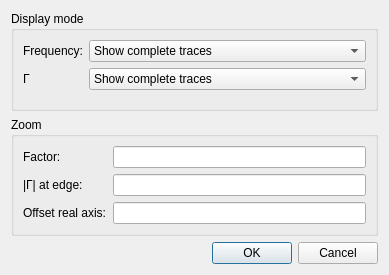
<?xml version="1.0" encoding="UTF-8"?>
<ui version="4.0">
 <class>PolarChartDialog</class>
 <widget class="QDialog" name="PolarChartDialog">
  <property name="geometry">
   <rect>
    <x>0</x>
    <y>0</y>
    <width>389</width>
    <height>275</height>
   </rect>
  </property>
  <property name="windowTitle">
   <string>Polart Chart Setup</string>
  </property>
  <property name="modal">
   <bool>true</bool>
  </property>
  <layout class="QVBoxLayout" name="verticalLayout_4">
   <item>
    <layout class="QHBoxLayout" name="horizontalLayout_2" stretch="0">
     <item>
      <layout class="QVBoxLayout" name="verticalLayout_3">
       <item>
        <widget class="QGroupBox" name="groupBox_2">
         <property name="title">
          <string>Display mode</string>
         </property>
         <layout class="QFormLayout" name="formLayout_2">
          <item row="0" column="0">
           <widget class="QLabel" name="label_4">
            <property name="text">
             <string>Frequency:</string>
            </property>
           </widget>
          </item>
          <item row="0" column="1">
           <widget class="QComboBox" name="displayModeFreq">
            <item>
             <property name="text">
              <string>Show complete traces</string>
             </property>
            </item>
            <item>
             <property name="text">
              <string>Limit to current span</string>
             </property>
            </item>
           </widget>
          </item>
          <item row="1" column="0">
           <widget class="QLabel" name="label_5">
            <property name="text">
             <string>Γ</string>
            </property>
           </widget>
          </item>
          <item row="1" column="1">
           <widget class="QComboBox" name="displayModeRefl">
            <item>
             <property name="text">
              <string>Show complete traces</string>
             </property>
            </item>
            <item>
             <property name="text">
              <string>Limit to visible area</string>
             </property>
            </item>
           </widget>
          </item>
         </layout>
        </widget>
       </item>
       <item>
        <widget class="QGroupBox" name="groupBox">
         <property name="title">
          <string>Zoom</string>
         </property>
         <layout class="QFormLayout" name="formLayout">
          <item row="0" column="0">
           <widget class="QLabel" name="label_2">
            <property name="text">
             <string>Factor:</string>
            </property>
           </widget>
          </item>
          <item row="0" column="1">
           <widget class="SIUnitEdit" name="zoomFactor"/>
          </item>
          <item row="1" column="0">
           <widget class="QLabel" name="label_3">
            <property name="text">
             <string>&lt;html&gt;&lt;head/&gt;&lt;body&gt;&lt;p&gt;|Γ| at edge:&lt;/p&gt;&lt;/body&gt;&lt;/html&gt;</string>
            </property>
           </widget>
          </item>
          <item row="1" column="1">
           <widget class="SIUnitEdit" name="zoomReflection"/>
          </item>
          <item row="2" column="0">
           <widget class="QLabel" name="label">
            <property name="text">
             <string>Offset real axis:</string>
            </property>
           </widget>
          </item>
          <item row="2" column="1">
           <widget class="SIUnitEdit" name="offsetRealAxis"/>
          </item>
         </layout>
        </widget>
       </item>
      </layout>
     </item>
    </layout>
   </item>
   <item>
    <widget class="QDialogButtonBox" name="buttonBox">
     <property name="orientation">
      <enum>Qt::Horizontal</enum>
     </property>
     <property name="standardButtons">
      <set>QDialogButtonBox::Cancel|QDialogButtonBox::Ok</set>
     </property>
    </widget>
   </item>
  </layout>
 </widget>
 <customwidgets>
  <customwidget>
   <class>SIUnitEdit</class>
   <extends>QLineEdit</extends>
   <header>CustomWidgets/siunitedit.h</header>
  </customwidget>
 </customwidgets>
 <resources/>
 <connections>
  <connection>
   <sender>buttonBox</sender>
   <signal>accepted()</signal>
   <receiver>PolarChartDialog</receiver>
   <slot>accept()</slot>
   <hints>
    <hint type="sourcelabel">
     <x>248</x>
     <y>254</y>
    </hint>
    <hint type="destinationlabel">
     <x>157</x>
     <y>274</y>
    </hint>
   </hints>
  </connection>
  <connection>
   <sender>buttonBox</sender>
   <signal>rejected()</signal>
   <receiver>PolarChartDialog</receiver>
   <slot>reject()</slot>
   <hints>
    <hint type="sourcelabel">
     <x>316</x>
     <y>260</y>
    </hint>
    <hint type="destinationlabel">
     <x>286</x>
     <y>274</y>
    </hint>
   </hints>
  </connection>
 </connections>
</ui>
